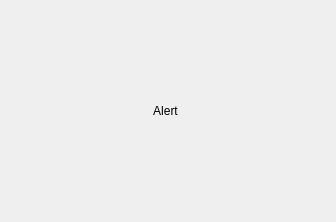
<?xml version="1.0" encoding="UTF-8"?>
<ui version="4.0">
 <class>Alert</class>
 <widget class="QWidget" name="Alert">
  <property name="geometry">
   <rect>
    <x>0</x>
    <y>0</y>
    <width>336</width>
    <height>222</height>
   </rect>
  </property>
  <property name="sizePolicy">
   <sizepolicy hsizetype="Minimum" vsizetype="Minimum">
    <horstretch>0</horstretch>
    <verstretch>0</verstretch>
   </sizepolicy>
  </property>
  <property name="windowTitle">
   <string>Form</string>
  </property>
  <property name="layoutDirection">
   <enum>Qt::LeftToRight</enum>
  </property>
  <widget class="QLabel" name="label">
   <property name="geometry">
    <rect>
     <x>0</x>
     <y>0</y>
     <width>331</width>
     <height>221</height>
    </rect>
   </property>
   <property name="text">
    <string>Alert</string>
   </property>
   <property name="alignment">
    <set>Qt::AlignCenter</set>
   </property>
  </widget>
 </widget>
 <resources/>
 <connections/>
</ui>
